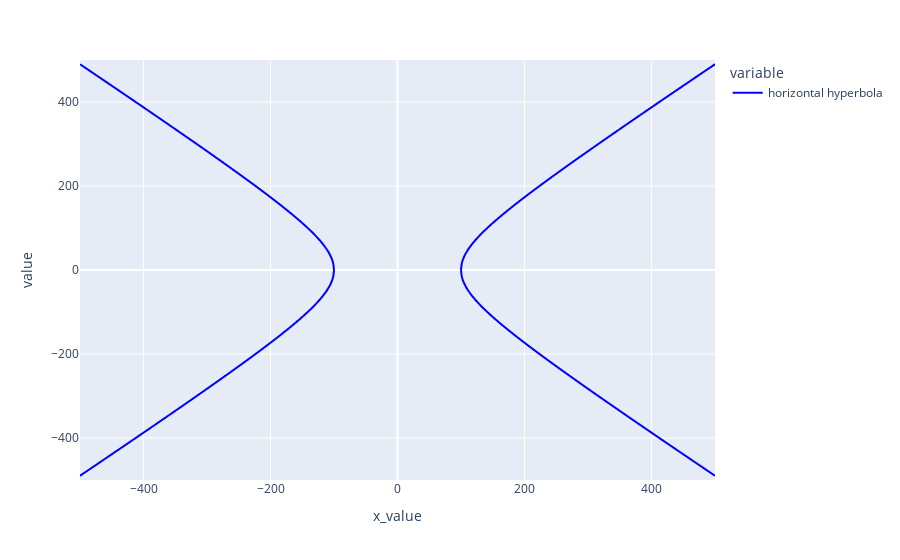

Notebook source saved alongside this figure:
### Code cell
#Plotting

fig_hyperbola_h = px.line(df_hyperbola_h, x = 'x_value', y = ['hyper_h_positive', 'hyper_h_negative'])
fig_hyperbola_h.update_xaxes(range=[-500, 500])
fig_hyperbola_h.update_yaxes(range=[-500, 500])

for trace in fig_hyperbola_h['data']:
    if trace['name'] == 'hyper_h_positive':
        trace['name'] = 'horizontal hyperbola'
        trace['line']['color'] = 'blue'
    
    if trace['name'] == 'hyper_h_negative':
        trace['showlegend'] = False
        trace['line']['color'] = 'blue'

fig_hyperbola_h.show()

### Figure 1 — Plotly figure (JSON) as saved in the notebook; plotly's stock layout.template omitted (floating-point values rounded to 4 significant figures; data arrays with more than 128 entries replaced by an {"elided": "..."} marker saying what was removed)
{"data": [{"hovertemplate": "variable=hyper_h_positive<br>x_value=%{x}<br>value=%{y}<extra></extra>", "legendgroup": "hyper_h_positive", "line": {"color": "blue", "dash": "solid"}, "marker": {"symbol": "circle"}, "mode": "lines", "name": "horizontal hyperbola", "showlegend": true, "type": "scattergl", "x": {"elided": "1001 int values"}, "xaxis": "x", "y": {"elided": "1001 float values"}, "yaxis": "y"}, {"hovertemplate": "variable=hyper_h_negative<br>x_value=%{x}<br>value=%{y}<extra></extra>", "legendgroup": "hyper_h_negative", "line": {"color": "blue", "dash": "solid"}, "marker": {"symbol": "circle"}, "mode": "lines", "name": "hyper_h_negative", "showlegend": false, "type": "scattergl", "x": {"elided": "1001 int values"}, "xaxis": "x", "y": {"elided": "1001 float values"}, "yaxis": "y"}], "layout": {"legend": {"title": {"text": "variable"}, "tracegroupgap": 0}, "margin": {"t": 60}, "xaxis": {"anchor": "y", "domain": [0, 1], "range": [-500, 500], "title": {"text": "x_value"}}, "yaxis": {"anchor": "x", "domain": [0, 1], "range": [-500, 500], "title": {"text": "value"}}}}
